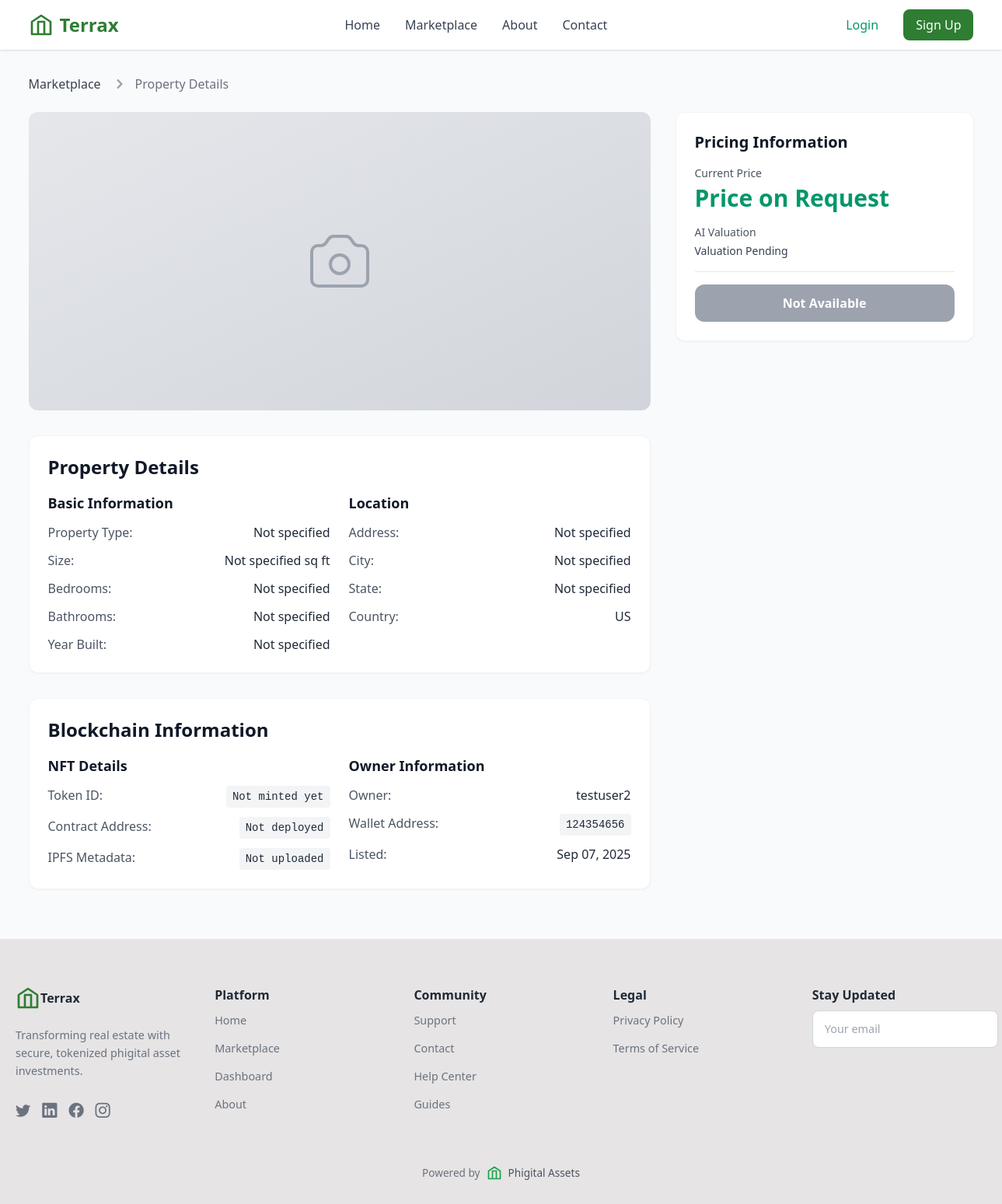
Screenshot of /property/17/ with the database file from the repository.
### marketplace/models.py (models this page shows, shortened)
class Listing(models.Model):
    STATUS_CHOICES = [
        ('draft', 'Draft'),
        ('submitted', 'Submitted'),
        ('pending_validation', 'Pending Validation'),
        ('available', 'Available'),
        ('sold', 'Sold'),
        ('rejected', 'Rejected'),
    ]
    PROPERTY_TYPE_CHOICES = [
        ('residential', 'Residential'),
        ('apartment', 'Apartment'),
        ('commercial', 'Commercial'),
        ('land', 'Land'),
        ('industrial', 'Industrial'),
    ]
    owner = models.ForeignKey(User, on_delete=models.CASCADE)
    title = models.CharField(max_length=255, blank=True, null=True)
    description = models.TextField(blank=True, null=True)
    property_type = models.CharField(max_length=50, choices=PROPERTY_TYPE_CHOICES, blank=True, null=True)
    location = models.CharField(max_length=255, blank=True, null=True)
    city = models.CharField(max_length=100, blank=True, null=True)
    state = models.CharField(max_length=100, blank=True, null=True)
    country = models.CharField(max_length=100, default='US')
    size = models.DecimalField(max_digits=10, decimal_places=2, blank=True, null=True)
    bedrooms = models.IntegerField(blank=True, null=True)
    bathrooms = models.IntegerField(blank=True, null=True)
    year_built = models.PositiveIntegerField(blank=True, null=True)
    ownership_type = models.CharField(max_length=100, blank=True, null=True)
    cover_image = models.ImageField(upload_to='listing_images/', blank=True, null=True)
    video = models.FileField(upload_to='listing_videos/', blank=True, null=True)
    title_deed = models.FileField(upload_to='listing_docs/', blank=True, null=True)
    tax_certificate = models.FileField(upload_to='listing_docs/', blank=True, null=True)
    utility_bills = models.FileField(upload_to='listing_docs/', blank=True, null=True)
    kyc_doc = models.FileField(upload_to='kyc_docs/', blank=True, null=True)
    price = models.DecimalField(max_digits=12, decimal_places=2, blank=True, null=True)
    valuation_min = models.DecimalField(max_digits=12, decimal_places=2, blank=True, null=True)
    valuation_max = models.DecimalField(max_digits=12, decimal_places=2, blank=True, null=True)
    fractionalisation = models.BooleanField(default=False)
    fraction_shares_total = models.PositiveIntegerField(default=1000)
    let_agent_suggest = models.BooleanField(default=False)
    token_id = models.CharField(max_length=100, blank=True, null=True)
    contract_address = models.CharField(max_length=100, blank=True, null=True)
    ipfs_metadata_cid = models.CharField(max_length=255, blank=True, null=True)
    validation_status = models.CharField(max_length=20, choices=[
        ('pending', 'Pending'),
        ('approved', 'Approved'),
        ('rejected', 'Rejected'),
    ], default='pending')
    validation_confidence = models.FloatField(default=0.0)
    valuation_confidence = models.FloatField(default=0.0)
    recommendation_score = models.FloatField(default=0.0)
    status = models.CharField(max_length=20, choices=STATUS_CHOICES, default='draft')
    created_at = models.DateTimeField(auto_now_add=True)
    updated_at = models.DateTimeField(auto_now=True)
    @property
    def display_price(self):
        if self.status == 'sold':
            return "Sold"
        elif self.status in ['pending_validation', 'submitted']:
            return "Price Hidden"
        elif self.price:
            return f"${self.price:,.0f}"
        elif self.let_agent_suggest and self.valuation_min:
            return f"${self.valuation_min:,.0f}"
        else:
            return "Price on Request"
    @property
    def status_badge_color(self):
        if self.status == 'available' and not self.token_id:
            return 'blue'
        colors = {
            'available': 'green',
            'sold': 'red',
            'pending_validation': 'yellow',
            'rejected': 'red',
            'draft': 'gray',
            'submitted': 'yellow'  # Show as under review
        }
        return colors.get(self.status, 'gray')

class Profile(models.Model):
    KYC_STATUS_CHOICES = [
        ('not_submitted', 'Not Submitted'),
        ('pending', 'Pending Review'),
        ('auto_approved', 'Auto Approved'),
        ('approved', 'Approved'),
        ('rejected', 'Rejected'),
        ('expired', 'Expired'),
    ]
    user = models.OneToOneField(User, on_delete=models.CASCADE)
    phone = models.CharField(max_length=15, blank=True)
    wallet_address = models.CharField(max_length=100, blank=True, null=True)
    kyc_verified = models.BooleanField(default=False)
    kyc_status = models.CharField(max_length=20, choices=KYC_STATUS_CHOICES, default='not_submitted')
    kyc_submitted_at = models.DateTimeField(blank=True, null=True)
    kyc_reviewed_at = models.DateTimeField(blank=True, null=True)
    kyc_rejection_reason = models.TextField(blank=True, null=True)
    sumsub_user_id = models.CharField(max_length=255, blank=True, null=True)
    sumsub_access_token = models.TextField(blank=True, null=True)
    sumsub_verification_status = models.CharField(max_length=50, blank=True, null=True)
    kyc_doc = models.FileField(upload_to='kyc_docs/', blank=True, null=True)

### marketplace/views.py (the view, shortened to what this page needs)
# urls.py: path('property/<int:listing_id>/', views.property_detail, name='property_detail'),
def property_detail(request, listing_id):
    try:
        listing = Listing.objects.get(id=listing_id)
    except Listing.DoesNotExist:
        return render(request, '404.html', {'message': 'Property not found'})
    kyc_verified = False
    if request.user.is_authenticated:
        try:
            profile = request.user.profile
            kyc_verified = profile.kyc_verified or profile.kyc_status in ['auto_approved', 'approved']
        except Profile.DoesNotExist:
            pass
    listing_images = ListingImage.objects.filter(listing=listing)
    listing_documents = ListingDocument.objects.filter(listing=listing)
    similar_listings = []
    context = {
        'listing': listing,
        'listing_images': listing_images,
        'listing_documents': listing_documents,
        'similar_listings': similar_listings,
        'kyc_verified': kyc_verified,
        'is_owner': request.user == listing.owner if request.user.is_authenticated else False
    }
    return render(request, 'property_detail.html', context)

### marketplace/context_processors.py (called while the page is built, shortened)
def kyc_status(request):
    return {
        'kyc_verified': False,
        'kyc_status': 'not_submitted',
        'user_profile': None
    }

### marketplace/templates/property_detail.html (shortened to what this page needs)
{% extends 'base.html' %}
{% block content %}
<main class="max-w-7xl mx-auto px-4 sm:px-6 lg:px-8 py-8">
  <nav class="flex mb-6" aria-label="Breadcrumb">
    <ol class="inline-flex items-center space-x-1 md:space-x-3">
      <li class="inline-flex items-center">
        <a href="{% url 'marketplace' %}" class="text-gray-700 hover:text-emerald-600">Marketplace</a>
      </li>
      <li>
        <div class="flex items-center">
          <svg class="w-6 h-6 text-gray-400" fill="currentColor" viewBox="0 0 20 20">
            <path fill-rule="evenodd" d="M7.293 14.707a1 1 0 010-1.414L10.586 10 7.293 6.707a1 1 0 011.414-1.414l4 4a1 1 0 010 1.414l-4 4a1 1 0 01-1.414 0z" clip-rule="evenodd"></path>
          </svg>
          <span class="ml-1 text-gray-500 md:ml-2">{{ listing.title|default:"Property Details" }}</span>
        </div>
      </li>
    </ol>
  </nav>
  <div class="grid grid-cols-1 lg:grid-cols-3 gap-8">
    <div class="lg:col-span-2">
      <div class="mb-8">
        <div class="relative">
          {% if listing.cover_image %}
            <img src="{{ listing.cover_image.url }}"
                 alt="{{ listing.title }}"
                 class="w-full h-96 object-cover rounded-xl shadow-lg">
          {% else %}
            <div class="w-full h-96 bg-gradient-to-br from-gray-200 to-gray-300 rounded-xl flex items-center justify-center">
            </div>
          {% endif %}
        </div>
      </div>
      <div class="bg-white rounded-xl shadow-sm border border-gray-100 p-6 mb-8">
        <h2 class="text-2xl font-bold text-gray-900 mb-4">Property Details</h2>
        <div class="grid grid-cols-1 md:grid-cols-2 gap-6">
          <div>
            <h3 class="text-lg font-semibold text-gray-900 mb-3">Basic Information</h3>
            <div class="space-y-3">
              <div class="flex justify-between">
                <span class="text-gray-600">Property Type:</span>
                <span class="font-medium">{{ listing.property_type|default:"Not specified" }}</span>
              </div>
              <div class="flex justify-between">
                <span class="text-gray-600">Size:</span>
                <span class="font-medium">{{ listing.size|default:"Not specified" }} sq ft</span>
              </div>
              <div class="flex justify-between">
                <span class="text-gray-600">Bedrooms:</span>
                <span class="font-medium">{{ listing.bedrooms|default:"Not specified" }}</span>
              </div>
              <div class="flex justify-between">
                <span class="text-gray-600">Bathrooms:</span>
                <span class="font-medium">{{ listing.bathrooms|default:"Not specified" }}</span>
              </div>
              <div class="flex justify-between">
                <span class="text-gray-600">Year Built:</span>
                <span class="font-medium">{{ listing.year_built|default:"Not specified" }}</span>
              </div>
            </div>
          </div>
          <div>
            <h3 class="text-lg font-semibold text-gray-900 mb-3">Location</h3>
            <div class="space-y-3">
              <div class="flex justify-between">
                <span class="text-gray-600">Address:</span>
                <span class="font-medium text-right">{{ listing.location|default:"Not specified" }}</span>
              </div>
              <div class="flex justify-between">
                <span class="text-gray-600">City:</span>
                <span class="font-medium">{{ listing.city|default:"Not specified" }}</span>
              </div>
              <div class="flex justify-between">
                <span class="text-gray-600">State:</span>
                <span class="font-medium">{{ listing.state|default:"Not specified" }}</span>
              </div>
              <div class="flex justify-between">
                <span class="text-gray-600">Country:</span>
                <span class="font-medium">{{ listing.country|default:"Not specified" }}</span>
              </div>
            </div>
          </div>
        </div>
      </div>
      <div class="bg-white rounded-xl shadow-sm border border-gray-100 p-6 mb-8">
        <h2 class="text-2xl font-bold text-gray-900 mb-4">Blockchain Information</h2>
        <div class="grid grid-cols-1 md:grid-cols-2 gap-6">
          <div>
            <h3 class="text-lg font-semibold text-gray-900 mb-3">NFT Details</h3>
            <div class="space-y-3">
              <div class="flex justify-between">
                <span class="text-gray-600">Token ID:</span>
                <span class="font-mono text-sm bg-gray-100 px-2 py-1 rounded">
                  {{ listing.token_id|default:"Not minted yet" }}
                </span>
              </div>
              <div class="flex justify-between">
                <span class="text-gray-600">Contract Address:</span>
                <span class="font-mono text-sm bg-gray-100 px-2 py-1 rounded">
                  {{ listing.contract_address|default:"Not deployed" }}
                </span>
              </div>
              <div class="flex justify-between">
                <span class="text-gray-600">IPFS Metadata:</span>
                {% if listing.ipfs_metadata_cid %}
                  <a href="https://ipfs.io/ipfs/{{ listing.ipfs_metadata_cid }}"
                     target="_blank"
                     class="font-mono text-sm bg-blue-100 text-blue-600 px-2 py-1 rounded hover:bg-blue-200">
                    {{ listing.ipfs_metadata_cid|truncatechars:20 }}
                  </a>
                {% else %}
                  <span class="font-mono text-sm bg-gray-100 px-2 py-1 rounded">Not uploaded</span>
                {% endif %}
              </div>
            </div>
          </div>
          <div>
            <h3 class="text-lg font-semibold text-gray-900 mb-3">Owner Information</h3>
            <div class="space-y-3">
              <div class="flex justify-between">
                <span class="text-gray-600">Owner:</span>
                <span class="font-medium">{{ listing.owner.username }}</span>
              </div>
              <div class="flex justify-between">
                <span class="text-gray-600">Wallet Address:</span>
                <span class="font-mono text-sm bg-gray-100 px-2 py-1 rounded">
                  {{ listing.owner.profile.wallet_address|default:"Not connected" }}
                </span>
              </div>
              <div class="flex justify-between">
                <span class="text-gray-600">Listed:</span>
                <span class="font-medium">{{ listing.created_at|date:"M d, Y" }}</span>
              </div>
            </div>
          </div>
        </div>
      </div>
    </div>
    <div class="lg:col-span-1">
      <div class="bg-white rounded-xl shadow-sm border border-gray-100 p-6 mb-6 sticky top-8">
        <h3 class="text-xl font-bold text-gray-900 mb-4">Pricing Information</h3>
        <div class="space-y-4">
          <div>
            <p class="text-sm text-gray-600 mb-1">Current Price</p>
            <p class="text-3xl font-bold text-emerald-600">{{ listing.display_price }}</p>
          </div>
          {% if listing.valuation_min and listing.valuation_max %}
            <div>
              <p class="text-sm text-gray-600 mb-1">AI Valuation Range</p>
              <p class="text-lg font-semibold text-gray-900">
                ${{ listing.valuation_min|floatformat:0 }} - ${{ listing.valuation_max|floatformat:0 }}
              </p>
              <div class="w-full bg-gray-200 rounded-full h-2 mt-2">
                <div class="bg-emerald-500 h-2 rounded-full" style="width: {{ listing.valuation_confidence|floatformat:0 }}%"></div>
              </div>
              <p class="text-xs text-gray-500 mt-1">Confidence: {{ listing.valuation_confidence|floatformat:0 }}%</p>
            </div>
          {% else %}
            <div>
              <p class="text-sm text-gray-600 mb-1">AI Valuation</p>
              <p class="text-sm font-medium text-gray-700">Valuation Pending</p>
            </div>
          {% endif %}
          <div class="space-y-3 pt-4 border-t border-gray-200">
            {% if listing.status == 'available' and not is_owner %}
              {% if kyc_verified %}
                <button onclick="buyNft({{ listing.id }})" class="w-full bg-emerald-600 text-white font-semibold py-3 px-4 rounded-xl hover:bg-emerald-700 transition-colors">
                  Buy NFT
                </button>
                {% if listing.fractionalisation %}
                  <div class="flex items-center gap-2">
                    <input id="fractionQty" type="number" min="1" value="1" class="w-24 border rounded-lg px-2 py-2"/>
                    <button onclick="buyFractional({{ listing.id }})" class="flex-1 bg-blue-600 text-white font-semibold py-3 px-4 rounded-xl hover:bg-blue-700 transition-colors">
                      Invest Fractionally
                    </button>
                  </div>
                  <p class="text-xs text-gray-500 mt-1">Remaining shares: {{ listing.fraction_shares_remaining }}</p>
                {% endif %}
              {% else %}
                <button onclick="alert('Please complete KYC verification to purchase this property.')"
                        class="w-full bg-gray-400 text-white font-semibold py-3 px-4 rounded-xl cursor-not-allowed">
                  Complete KYC to Buy
                </button>
              {% endif %}
            {% else %}
              <button class="w-full bg-gray-400 text-white font-semibold py-3 px-4 rounded-xl cursor-not-allowed">
                Not Available
              </button>
            {% endif %}
          </div>
        </div>
      </div>
    </div>
  </div>
</main>
{% endblock %}

### rows the page displays
Listing: title "Property Details", property_type "Not specified", size "Not specified", bedrooms "Not specified", bathrooms "Not specified", year_built "Not specified", location "Not specified", city "Not specified", state "Not specified", country "US", token_id "Not minted yet", contract_address "Not deployed", owner.username "testuser2", owner.profile.wallet_address "124354656", created_at "Sep 07, 2025", display_price "Price on Request"
